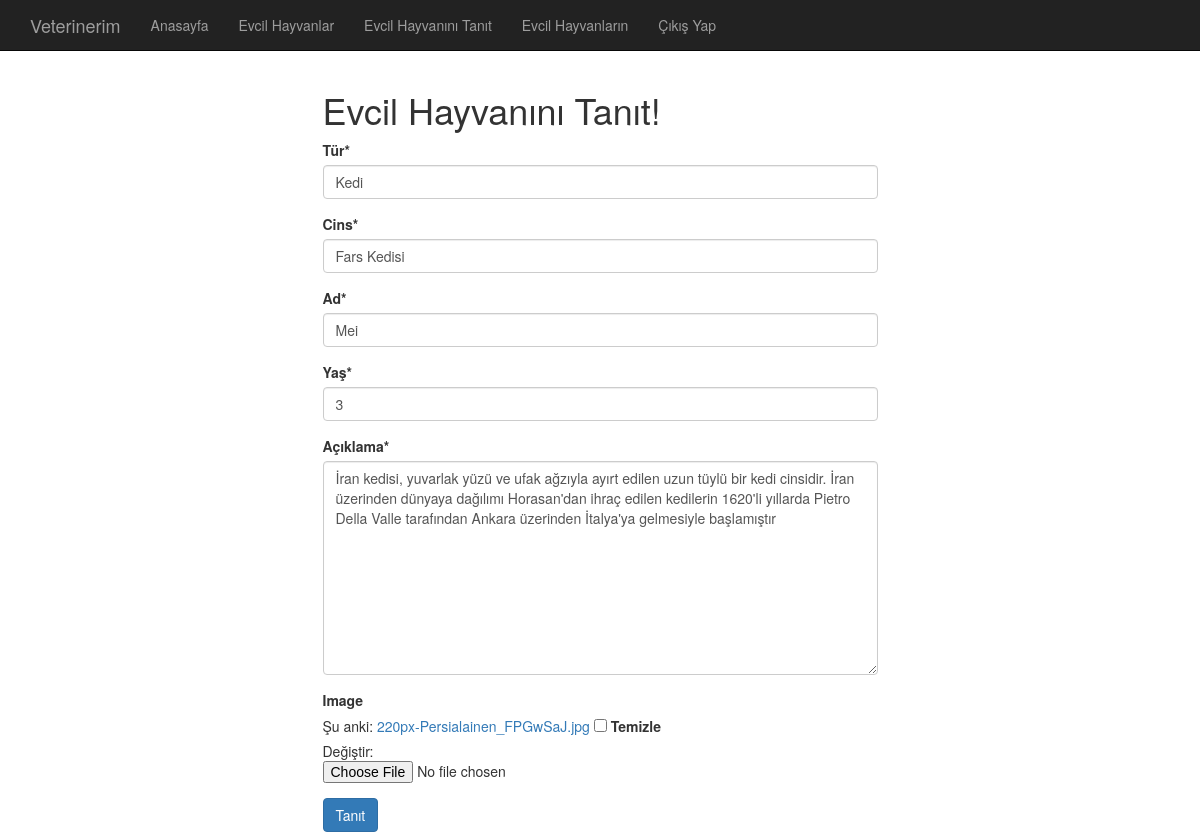
The page /pet/11/update/ (signed in) on the database its author committed.
### pet/models.py (models this page shows, shortened)
class Pet(models.Model):
    user = models.ForeignKey('auth.User', verbose_name='Hayvan Sahibi', related_name='pets')
    type = models.CharField(max_length=120, verbose_name="Tür")
    breed = models.CharField(max_length=120, verbose_name="Cins")
    name = models.CharField(max_length=60, verbose_name="Ad")
    age = models.PositiveIntegerField(verbose_name="Yaş")
    description = models.TextField(verbose_name="Açıklama")
    image = models.ImageField(null=True, blank=True)
    class Meta:
        ordering = ['-id']

### pet/views.py (the view)
# urls.py: url(r'^(?P<id>\d+)/update/$', pet_update, name='update'),
def pet_update(request, id):
    if not request.user.is_authenticated():
        return Http404
    pet = get_object_or_404(Pet, id=id)
    form = PetForm(request.POST or None, request.FILES or None, instance=pet)
    if form.is_valid():
        form.save()
        messages.success(request, "Dostunun bilgilerini güncelledin!")
        return HttpResponseRedirect(pet.get_absolute_url())
    context = {
        'form': form,
    }
    return render(request, 'pet/form.html', context)

### pet/forms.py
class PetForm(forms.ModelForm):
    class Meta:
        model = Pet
        fields = [
            'type',
            'breed',
            'name',
            'age',
            'description',
            'image'
        ]

### templates/pet/form.html (shortened to what this page needs)
{% extends 'base.html' %}
{% load crispy_forms_tags %}
{% block body %}
<div class="container">
    <div class="row">
        <div class="col-md-6 col-md-offset-3">
                <form method="post" enctype="multipart/form-data">
                    <h1>Evcil Hayvanını Tanıt!</h1>
                    {{ form|crispy }}
                    <input class="btn btn-primary" type="submit" value="Tanıt">
                 </form>
        </div>
    </div>
</div>
{% endblock %}

### static/css/style.css (style rules this page uses)
body { padding-top: 70px; }

### rows shown on the page
Pet: type "Kedi", breed "Fars Kedisi", name "Mei", age "3", description "İran kedisi, yuvarlak yüzü ve ufak ağzıyla ayırt edilen uzun tüylü bir kedi cinsidir. İran üzerinden dünyaya dağılımı Horasan'dan ihraç edilen kedilerin 1620'li yıllarda Pietro Della Valle tarafından Ankara üzerinden İtalya'ya gelmesiyle başlamıştır"
